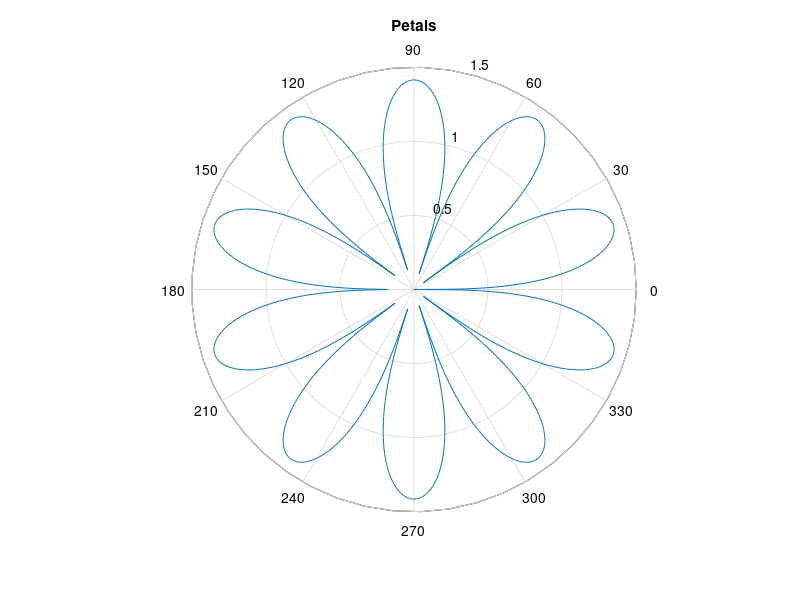

Here is the MATLAB script that generated this plot:
% ======================================================================= %
% Draw polar plot of r = sqrt(|2sin(5t)|);
% ======================================================================= %
clc; clear; close all;

t = linspace(0, 2*pi, 1000);
r = sqrt(abs(2*sin(5*t)));

polar(t,r);
axis equal;
title('Petals');
